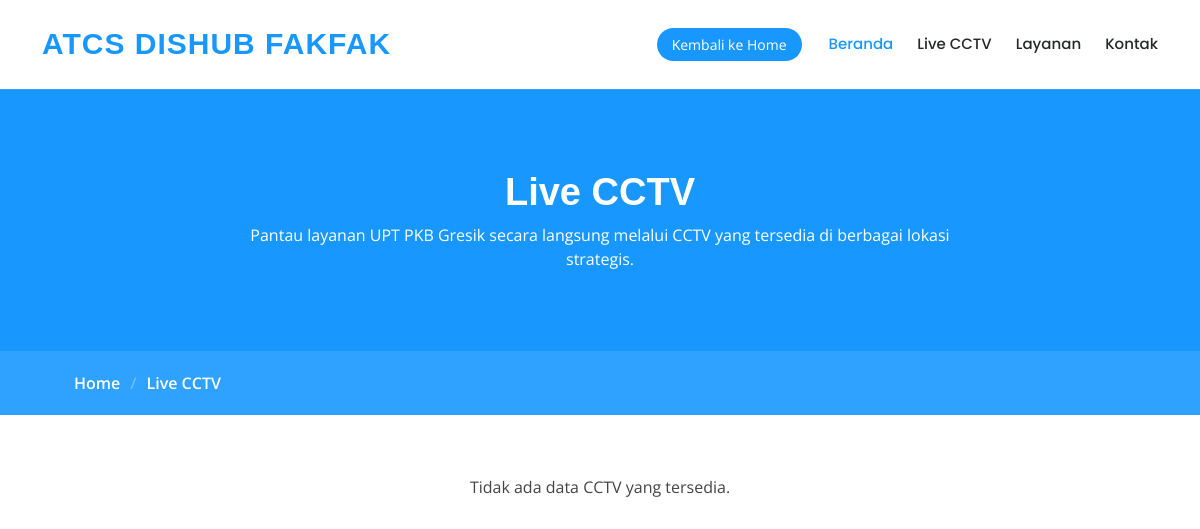
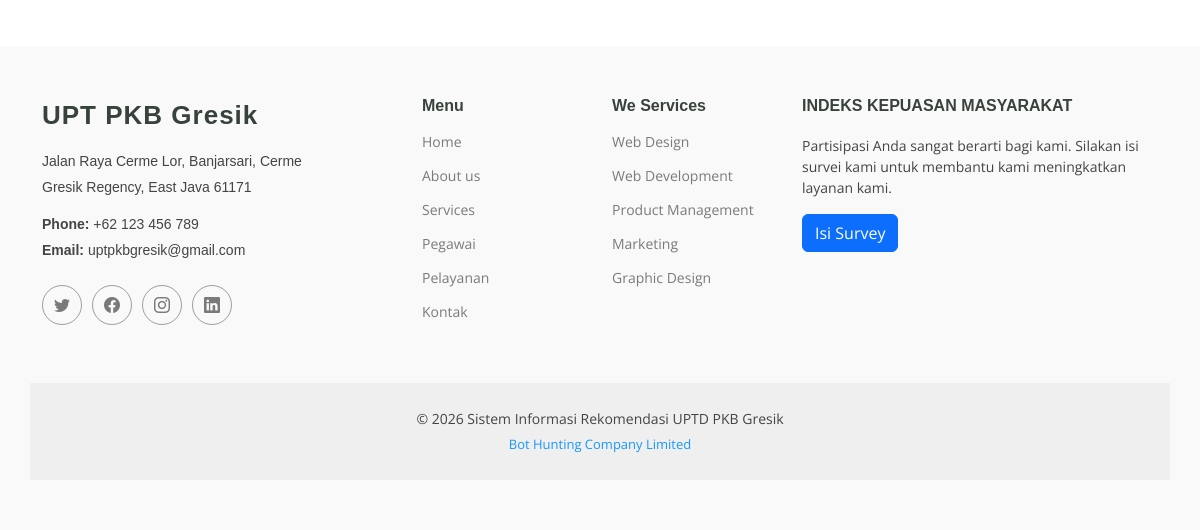
Page /lalin/live.php on the earlier database version (2 pictures, top to bottom).
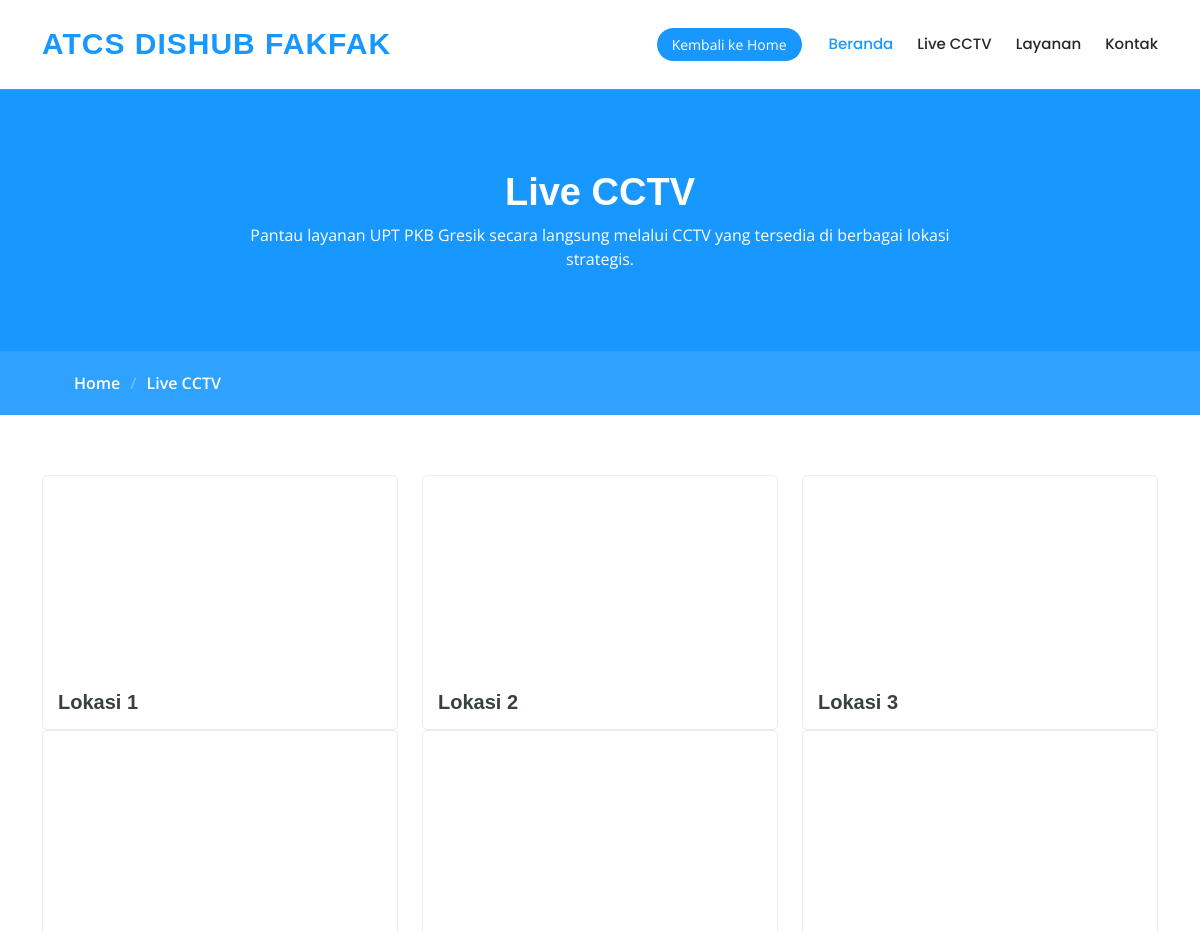
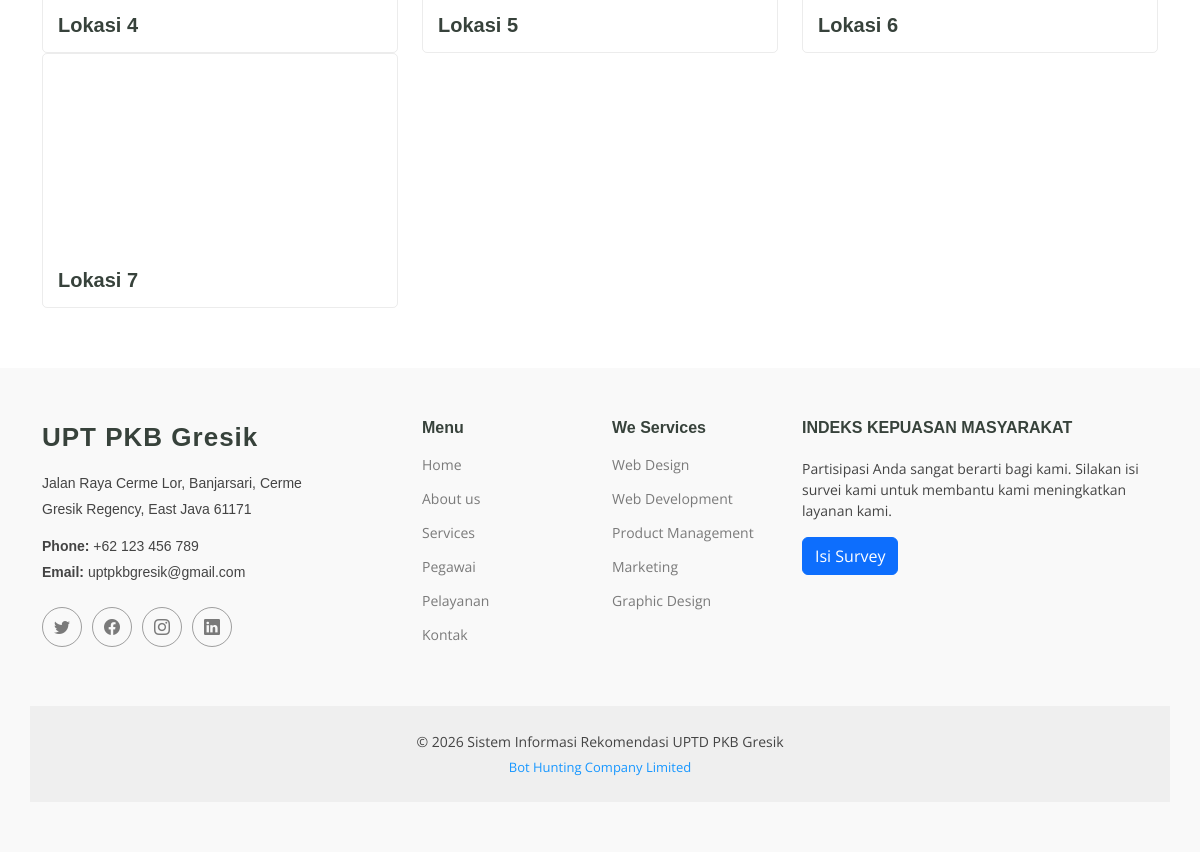
Same page on the later database version (2 pictures, top to bottom).
### tables this page shows
CREATE TABLE `video_cctv` (
  `id` int NOT NULL,
  `lokasi` varchar(255) NOT NULL,
  `link_embed` text NOT NULL
);

### lalin/live.php (the view, shortened to what this page needs)
<?php
include("header.php");
$stmt = $koneksi->prepare("SELECT * FROM video_cctv ORDER BY id ASC");
$stmt->execute();
$videos = $stmt->get_result();
?>
<main class="main">
    <div class="page-title" data-aos="fade">
        <div class="heading">
            <div class="container">
                <div class="row d-flex justify-content-center text-center">
                    <div class="col-lg-8">
                        <h1>Live CCTV</h1>
                        <p class="mb-0">Pantau layanan UPT PKB Gresik secara langsung melalui CCTV yang tersedia di berbagai lokasi strategis.</p>
                    </div>
                </div>
            </div>
        </div>
        <nav class="breadcrumbs">
            <div class="container">
                <ol>
                    <li><a href="index.php">Home</a></li>
                    <li class="current">Live CCTV</li>
                </ol>
            </div>
        </nav>
    </div>
    <section id="live-cctv" class="section courses">
        <div class="container">
            <div class="row">
                <?php if ($videos->num_rows > 0): ?>
                    <?php while ($video = $videos->fetch_assoc()): ?>
                        <div class="col-lg-4 col-md-6 d-flex align-items-stretch" data-aos="zoom-in" data-aos-delay="100">
                            <div class="course-item w-100">
                                <div class="ratio ratio-16x9">
                                    <iframe src="<?= htmlspecialchars($video['link_embed']) ?>" title="<?= htmlspecialchars($video['lokasi']) ?>" allowfullscreen></iframe>
                                </div>
                                <div class="course-content">
                                    <div class="d-flex justify-content-between align-items-center">
                                        <h3 class="m-0"><a href="#"><?= htmlspecialchars($video['lokasi']) ?></a></h3>
                                    </div>
                                </div>
                            </div>
                        </div>
                    <?php endwhile; ?>
                <?php else: ?>
                    <p class="text-center">Tidak ada data CCTV yang tersedia.</p>
                <?php endif; ?>
            </div>
        </div>
    </section>
</main>
<?php include("footer.php"); ?>

Differences in the rows shown:
added video_cctv: lokasi "Lokasi 1"
added video_cctv: lokasi "Lokasi 2"
added video_cctv: lokasi "Lokasi 3"
added video_cctv: lokasi "Lokasi 4"
added video_cctv: lokasi "Lokasi 5"
added video_cctv: lokasi "Lokasi 6"
added video_cctv: lokasi "Lokasi 7"
Other differences:
text no longer shown: "Tidak ada data CCTV yang tersedia."
